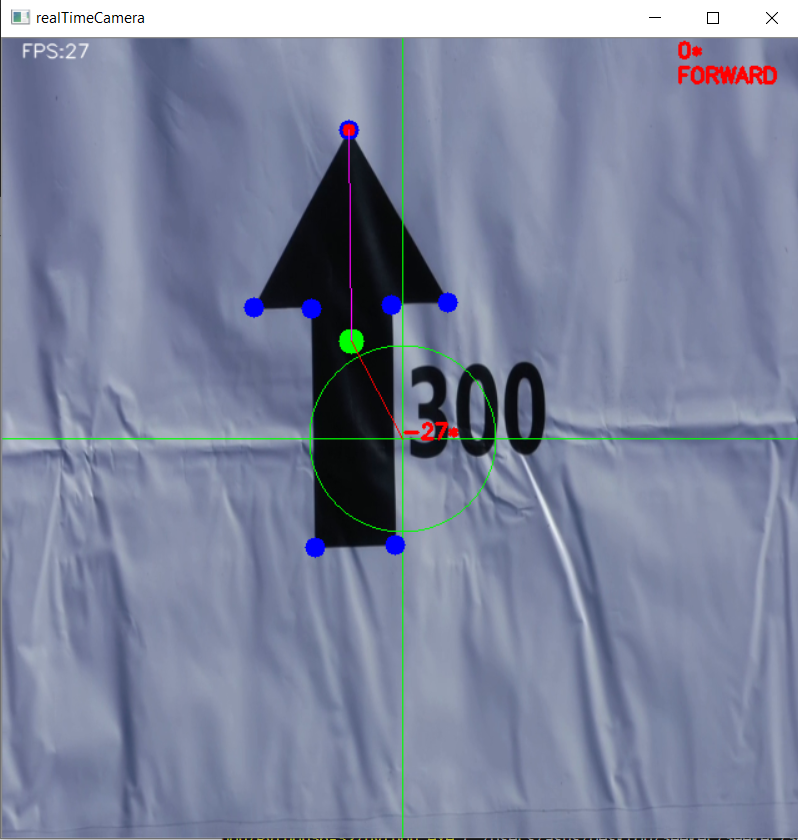
#> input picture ArrowDirection.png, 798 x 840 px, given in place of the camera
$ python TextDetection.py
#> lines starting #> are read from the running program, lines starting #| are printed output that depends on the picture; after the words box and inside, x2 and y2 are one past the last pixel; in counts of white or black regions, pixels touching at a corner belong together; pictures that were not available may be replaced by others from this repository, and a replacement may not be noted
import cv2, time, math
import numpy as np
import pytesseract
pytesseract.pytesseract.tesseract_cmd = 'C:/Program Files/Tesseract-OCR/tesseract.exe'

def nothing(x):
    pass

cam = cv2.VideoCapture(0)
if cam.isOpened():
    ret,frame = cam.read()
#> frame is the input picture: shape (840, 798, 3); mean B, G, R 156.6, 132.1, 124.5
    frame_width, frame_height = (640,640)
    #output = cv2.VideoWriter("output.avi", cv2.VideoWriter_fourcc('M','J','P','G'), 20, (frame_width, frame_height)) #https://docs.opencv.org/3.4/dd/d9e/classcv_1_1VideoWriter.html
else:
    ret = False
while ret :
    ret,frame = cam.read()
    frame = cv2.imread("Seeker/TargetImages/arrow1.png")
    frame = cv2.resize(frame,(frame_width, frame_height ))
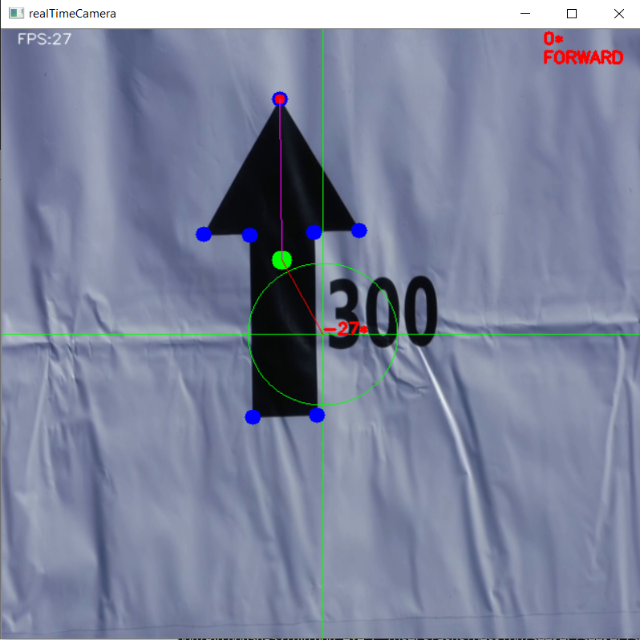
#> frame: shape (640, 640, 3); mean B, G, R 156.5, 131.9, 124.4
    # convert to HSV colorspace
    hsv_frame = cv2.cvtColor(frame, cv2.COLOR_BGR2HSV)
#> hsv_frame: shape (640, 640, 3); mean H, S, V 107.1, 58.8, 158.2

    min_color = np.array([0, 0, 0])
    max_color = np.array([179, 255, 100])
    mask_color = cv2.inRange(hsv_frame, min_color, max_color)
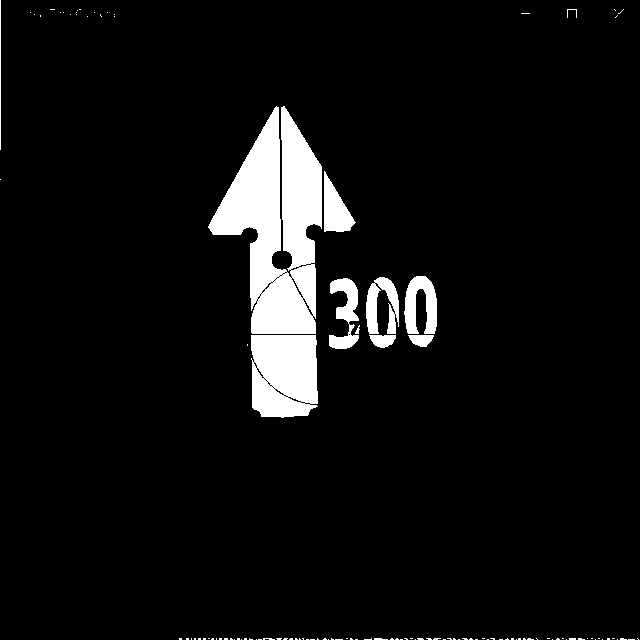
#> mask_color: shape (640, 640); 6.3% white; 117 white regions (105 under 20 px), largest, box (x1, y1, x2, y2) and area: (208, 106, 322, 334) 14843, (251, 335, 318, 418) 5111, (404, 276, 437, 334) 1240
    # Dilate to connect text characters
    kernel = np.ones((3, 3), 'uint8')
    mask_color = cv2.dilate(mask_color, kernel, iterations =4)
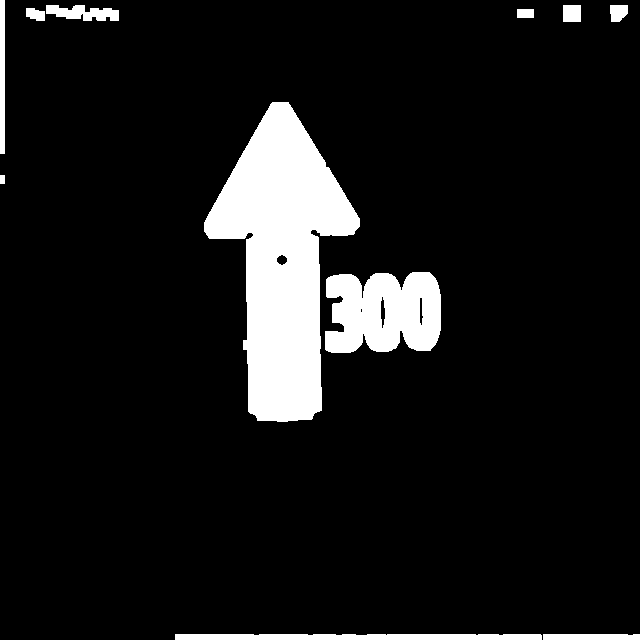
#> mask_color: shape (640, 640); 9.6% white; 11 white regions
    # Find all text as a one contour
    contours, hierarchy = cv2.findContours(mask_color, cv2.RETR_EXTERNAL, cv2.CHAIN_APPROX_SIMPLE) #SIMPLE-NONE
#> contours = 11 contours; largest, box (x1, y1, x2, y2) and area: (204, 102, 360, 422) 25763, (325, 272, 441, 353) 7710, (175, 634, 542, 640) 1796, (46, 5, 119, 21) 684, (0, 0, 5, 154) 612
    contours = sorted(contours, key = cv2.contourArea)
    target_contours = contours[-2:-1] # Take the object with the largest area
#> target_contours = 1 contour; box (x1, y1, x2, y2) and area: (325, 272, 441, 353) 7710
    for contour in target_contours:
        if cv2.contourArea(contour) >= 500: # If area is big enough, find its center etc.
            # Find smallest rectangle that encloses the text
            ROI = cv2.minAreaRect(contour)
            ROI = cv2.boxPoints(ROI)
            ROI = np.int0(ROI)

            min_height = frame_height
            max_height = 0
            min_width = frame_width
            max_width = 0
            for i in range(0,4):
                if ROI[i][0] < min_height:
                    min_height = ROI[i][0]
                if ROI[i][0] > max_height:
                    max_height = ROI[i][0]
                if ROI[i][1] < min_width:
                    min_width = ROI[i][1]
                if ROI[i][1] > max_width:
                    max_width = ROI[i][1]

            #print("{}:{} , {}:{}".format(min_height, max_height, min_width, max_width))
            tolerance = 10
            if min_height - tolerance >= 0:
                min_height -= tolerance
            if max_height + tolerance <= frame_height:
                max_height += tolerance
            if min_width - tolerance >= 0:
                min_width -= tolerance
            if max_width + tolerance <= frame_width:
                max_width += tolerance

            # Cropping text area as an input to OCR
            text_area = frame[ min_width : max_width , min_height : max_height]
            # Read the text https://muthu.co/all-tesseract-ocr-options/
            #print("text: ",pytesseract.image_to_string(text)) #, config='digits'
            #text = pytesseract.image_to_string(text_area, lang='eng',config='--psm 6') #--psm 10 --oem 3 -c tessedit_char_whitelist=0123456789
#> (the run stopped early here; a loop or call above may not have finished)
